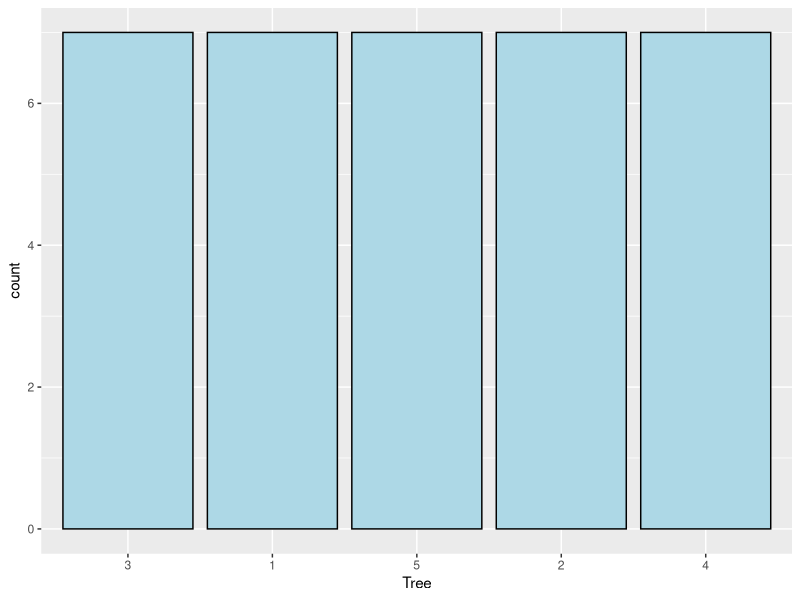
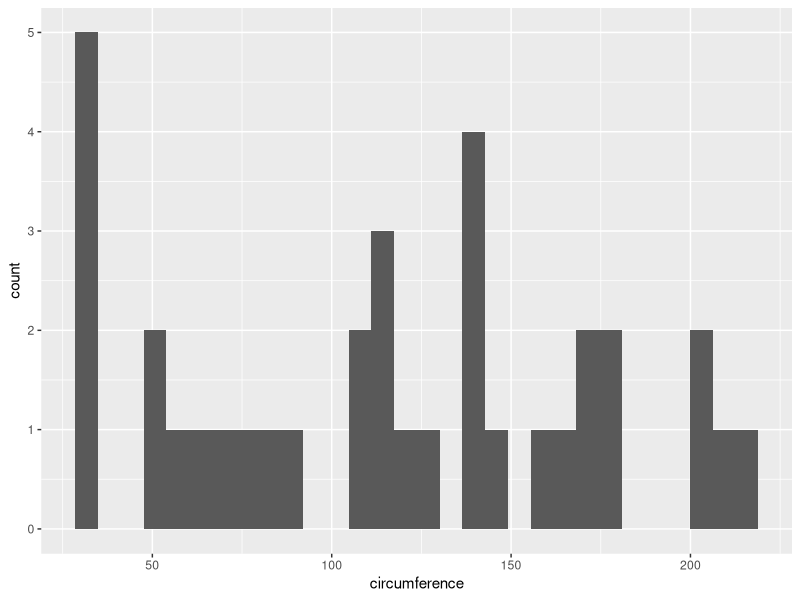
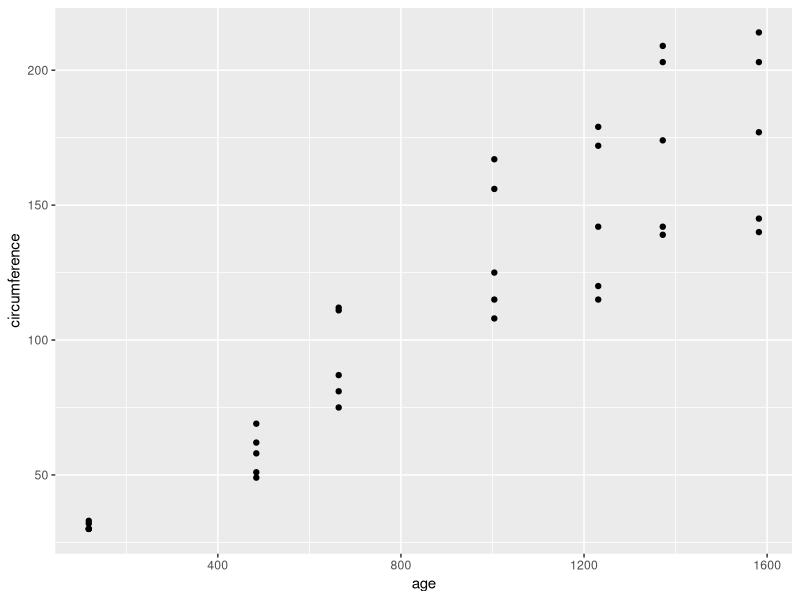

Write R code to recreate these figures, in order.
## ---- chunk 1
knitr::opts_chunk$set(echo = TRUE)
## ---- chunk 2
library(ggplot2)
Orange
## ---- chunk 3
ggplot(data = Orange, aes(x = Tree)) +
geom_bar(fill = "lightblue", colour = "black")
## ---- chunk 4
ggplot(data = Orange, aes(x =circumference )) +
  geom_histogram()
## ---- chunk 5
ggplot(data = Orange, aes(x = age, y=circumference)) +
  geom_point()
